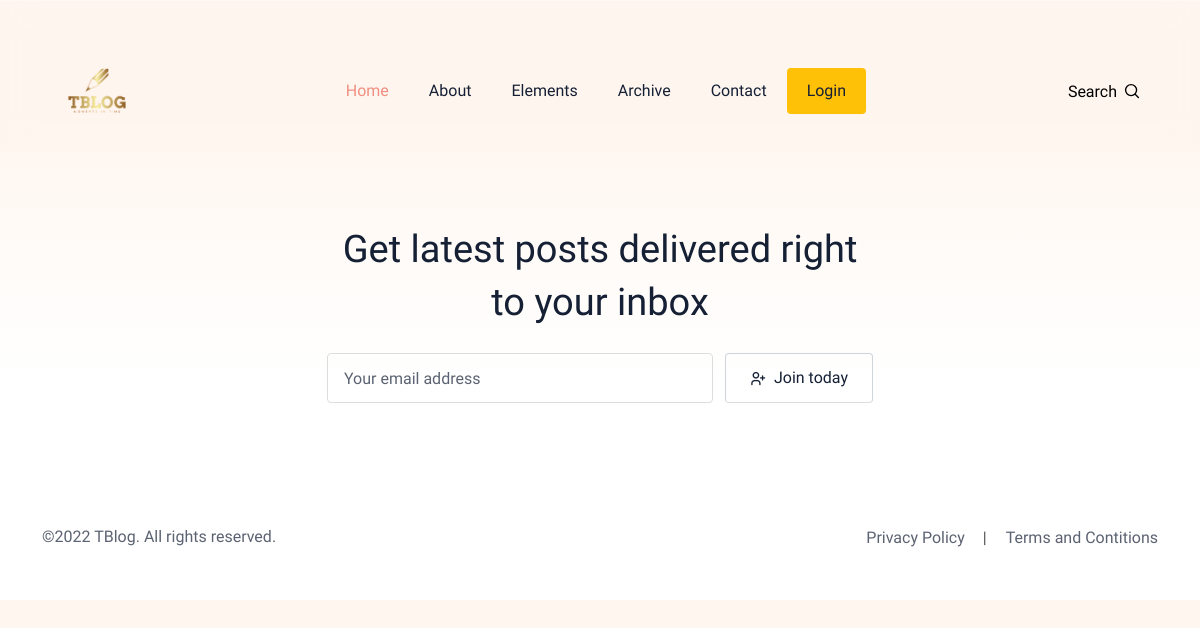
/blog/how-to-build-healthy-habbits-that-stick/, run on an earlier commit of the app's database.
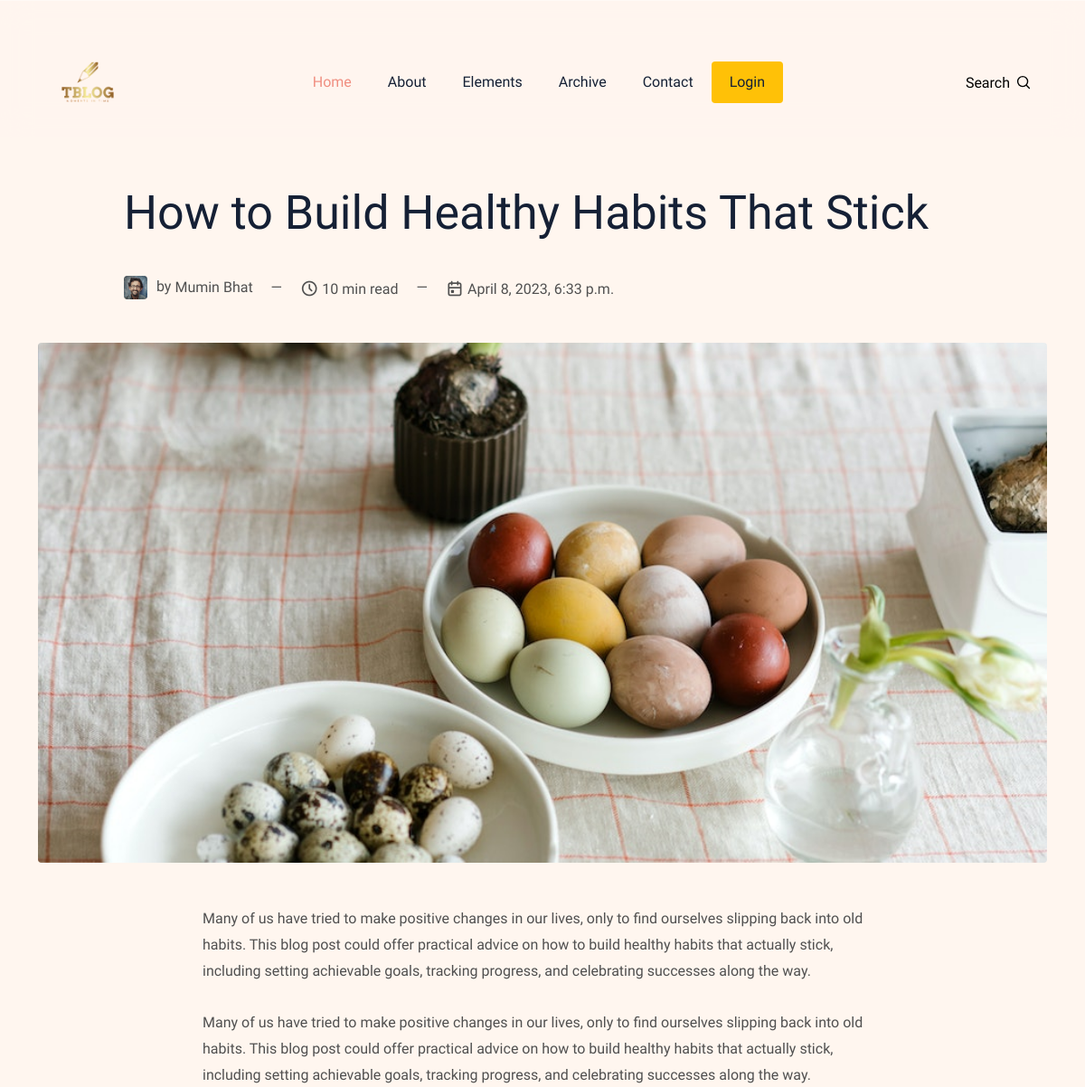
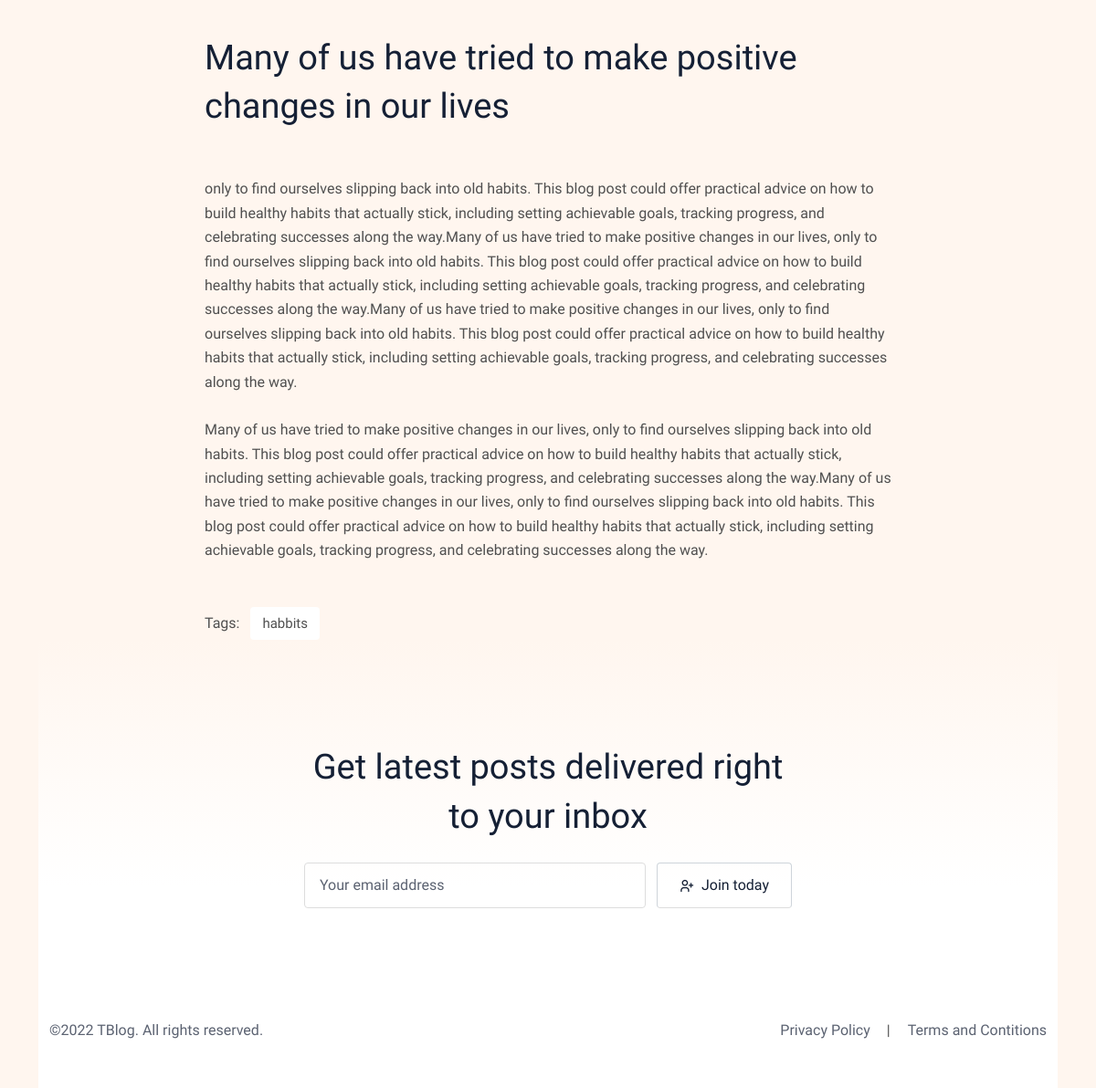
And on a later commit of the database (2 pictures, top to bottom).
### blog/models.py (models this page shows, shortened)
class Blog(models.Model):
    sno = models.AutoField(primary_key=True)
    slug = models.CharField(max_length=250,
                            unique=True)
    title = models.CharField(max_length=255)
    author = models.CharField(max_length=255)
    read_time = models.IntegerField()
    publish = models.DateTimeField(default=timezone.now)
    hero_image = models.ImageField(blank=True)
    content = models.TextField()
    tags = models.CharField(max_length=100)

### blog/views.py (the view)
# urls.py: path('blog/<slug:slug>/', views.blogPost),
def blogPost(request, slug):
    if request.method == "POST":
        email = request.POST['nwseml']
        newsletter = Newsletter(email=email)
        newsletter.save()
    post = Blog.objects.filter(slug=slug)
    context = {'post' : post}
    return render(request, 'blog.html', context)

### blog/templates/blog.html
{% load static %}
{% include "header.html" %}
{% for content in post %}
<section class="section-sm pb-0">
  <div class="container">
    <div class="row justify-content-center">
      <div class="col-lg-10">
        <div class="mb-5">
          <h3 class="h1 mb-4 post-title">{{content.title}}</h3>
          <ul class="card-meta list-inline mb-2">
            <li class="list-inline-item mt-2">
              <a href="" class="card-meta-author" title="Read all posts by -"{{content.author}}>
                <img class="w-auto" src="{%static 'images/author-thomas-macaulay.jpg' %}" alt="{{content.author}}" width="26" height="26"> by <span>{{content.author}}</span>
              </a>
            </li>
            <li class="list-inline-item mt-2">&mdash;</li>
            <li class="list-inline-item mt-2">
              <i class="ti ti-clock"></i>
              <span>{{content.read_time}} min read</span>
            </li>
            <li class="list-inline-item mt-2">&mdash;</li>
            <li class="list-inline-item mt-2">
              <i class="ti ti-calendar-event"></i>
              <span>{{content.publish}}</span>
            </li>
          </ul>
        </div>
      </div>
      <div class="col-lg-12">
        <div class="mb-5 text-center">
          <img class="w-100 h-auto rounded" src="{{content.hero_image.url}}" alt="What does it take to create an object that travels at 1% the speed of light?" width="970" height="500">
        </div>
      </div>
      <div class="col-lg-8 post-content-block order-0 order-lg-2">
        <div class="content">
          <p>{{content.content|safe}}</p>
        </div>
        <ul class="post-meta-tag list-unstyled list-inline mt-5">
          <li class="list-inline-item">Tags: </li>
          <li class="list-inline-item"><a class="bg-white" href="">{{content.tags}}</a></li>
        </ul>
      </div>
    </div>
    {% endfor %}
{% include "footer.html" %}

### home/templates/header.html (shortened to what this page needs)
{% load static %}
<!DOCTYPE html>
<html lang="en-US">
<head>
  <link rel="stylesheet" href="{%static 'css/bootstrap-bootstrap.min.css' %}">
  <link rel="stylesheet" href="{%static 'css/tabler-icons-tabler-icons.min.css' %}">
  <link rel="stylesheet" href="{%static 'css/css-style.css' %}">
</head>
<body>
<div class="header-height-fix"></div>
<header class="header-nav">
  <div class="container">
    <div class="row">
      <div class="col-12">
        <nav class="navbar navbar-expand-lg navbar-light p-0">
          <a class="navbar-brand font-weight-bold mb-0" href="/" title="TBlog">
            <img class="img-fluid" width="110" height="35" src="{% static 'images/images-logo.png' %}" alt="TBlog">
          </a>
          <div class="collapse navbar-collapse" id="navHeader">
            <ul class="navbar-nav mx-auto">
              <li class="nav-item active">
                <a class="nav-link" href="/">Home</a>
              </li>
              <li class="nav-item @@about">
                <a class="nav-link" href="">About</a>
              </li>
              <li class="nav-item @@elements">
                <a class="nav-link" href="">Elements</a>
              </li>
              <li class="nav-item @@archive">
                <a class="nav-link" href="">Archive</a>
              </li>
              <li class="nav-item @@contact">
                <a class="nav-link" href={%url 'contact'%}>Contact</a>
              </li>
              <li class="nav-item @@login">
                <a class="nav-link btn-warning" href="/admin">Login</a>
              </li>
            </ul>
            <div class="navbar-right d-none d-lg-inline-block">
              <ul class="social-links list-unstyled list-inline">
                <li class="list-inline-item ms-4 d-none d-lg-inline-block">
                  <button class="search-toggle" data-toggle="search" aria-label="Search Toggle">
                    <span>Search</span>
                  </button>
                </li>
              </ul>
            </div>
          </div>
        </nav>
      </div>
    </div>
  </div>
</header>

### home/templates/footer.html (shortened to what this page needs)
{% load static %}
<footer>
    <div class="container">
      <div class="section">
        <div class="row justify-content-center align-items-center">
          <div class="col-xl-6 col-lg-8 col-md-10">
            <div class="newsletter-block">
              <h2 class="section-title text-center mb-4">Get latest posts delivered right to your inbox</h2>
              <form action="#!" method="post" novalidate>
                <div class="input-group flex-column flex-sm-row flex-nowrap flex-sm-nowrap">
                  <input type="email" name="nwseml" class="form-control required email w-auto text-center text-sm-start" placeholder="Your email address" aria-label="Subscription" required>
                  <div class="input-group-append d-flex d-sm-inline-block mt-2 mt-sm-0 ms-0 w-auto">
                    <button type="submit" name="subscribe" id="mc-embedded-subscribe" class="input-group-text w-100 justify-content-center" aria-label="Subscription Button"><i class="ti ti-user-plus me-2"></i> Join today</button>
                  </div>
                </div>
              </form>
            </div>
          </div>
        </div>
      </div>
      <div class="pb-5">
        <div class="row g-2 g-lg-4 align-items-center">
          <div class="col-lg-6 text-center text-lg-start">
            <p class="mb-0 copyright-text content">&copy;2022 TBlog. All rights reserved.</p>
          </div>
          <div class="col-lg-6 text-center text-lg-end">
            <ul class="list-inline footer-menu">
              <li class="list-inline-item m-0"><a href="">Privacy Policy</a></li>
              <li class="list-inline-item m-0"><a href="">Terms and Contitions</a></li>
            </ul>
          </div>
        </div>
      </div>
    </div>
  </footer>
  </body></html>

### static/css/css-style.css (style rules this page uses)
.h1,h1 { font-size:64px }
@media (max-width:1399px) { .h1,h1 { font-size:52px } }
.h2,h2 { font-size:38px }
.h3,h3 { font-size:30px }
.h1,.h2,.h3,.h4,.h5,.h6,h1,h2,h3,h4,h5,h6 { line-height:1.4;font-family:"Crete Round",serif;color:#152035 }
a { color:#000;transition:all .3s;text-decoration:none }
li,ul { padding:0;margin:0;list-style-position:inside }
body { color:#505050;background-color:#fff6ef;font-family:"Work Sans",sans-serif;font-size:16px;line-height:1.65 }
p { line-height:1.8 }
.section { padding:120px 0 }
.section-sm { padding:90px 0 }
.section-title { position:relative;margin-bottom:80px }
.content * { word-break:break-word;overflow-wrap:break-word;margin-bottom:25px }
.content :first-child { margin-top:0 }
.content h1,.content h2,.content h3,.content h4,.content h5,.content h6 { margin-top:35px }
.form-control { padding:0;border:0;border:1px solid #ddd;transition:.3s ease;padding:12px 16px }
.form-control:not(textarea) { height:50px }
.input-group-text { background-color:transparent;border-bottom:1px solid #ddd;border-radius:0!important;transition:.3s ease }
.btn,.card-meta .card-meta-author img,.card.post-card .post-image::before,.content blockquote,.content img,.content pre,.disqus-comment .block,.form-control,.newsletter-block .input-group-text,.post-meta-tag a,.rounded,.search-results::-webkit-scrollbar-thumb,.search-results::-webkit-scrollbar-track,.search-toggle,.social-share li,footer .icon-box a,header .dropdown-item,header .nav-item .nav-link { border-radius:4px!important }
footer { background:#fff;background:linear-gradient(180deg,#fff6ef 0,#fff 55%) }
footer .section-title { margin-top:-7px }
.footer-menu li { position:relative }
.footer-menu li::after { content:"|";margin-right:15px;margin-left:18px }
.footer-menu li:last-child::after { display:none }
.footer-menu li a { color:rgba(21,32,53,.7) }
.copyright-text { color:rgba(21,32,53,.7) }
.header-height-fix { height:110px }
header { position:fixed;width:100%;top:0;left:0;z-index:1000;background-color:#fff6ef;padding:50px 0 20px;transition:.4s cubic-bezier(.2,1,.2,1);background-color:rgba(255,246,239,.9);-webkit-backdrop-filter:blur(16px);backdrop-filter:blur(16px) }
header .nav-item.active .nav-link { color:#f08e80!important }
header .nav-item .nav-link { color:#152035!important;padding:10px 20px!important }
.search-toggle { background-color:transparent;border:0;transition:.3s ease;padding:0 15px 0 20px;height:42px }
.search-toggle span { vertical-align:middle }
.post-title { color:#152035;transition:.3s }
.card-meta>li { line-height:1;vertical-align:middle }
.card-meta>li i { font-size:20px;vertical-align:bottom }
.card-meta a { color:#505050 }
.card-meta .list-inline-item:not(:last-child) { margin-right:1rem }
.card-meta .card-meta-author { display:inline-block }
.card-meta .card-meta-author span { transition:.2s }
.card-meta .card-meta-author img { height:26px;margin-right:6px }
.card-meta .card-meta-author span { vertical-align:middle }
.post-content-block { width:calc(83.33333334% - 174px) }
.post-meta-tag a { display:inline-block;background-color:#f7f8fa;color:#505050;padding:6px 13px;font-size:15px }
.newsletter-block .form-control,.newsletter-block .input-group-text { background-color:transparent }
.newsletter-block .form-control { margin-right:12px }
.newsletter-block .input-group-text { padding:0 1.5rem;height:50px }
.newsletter-block ::placeholder { color:rgba(21,32,53,.7) }
.newsletter-block button.input-group-text { color:#152035 }

What changed in the data, as far as the page shows it:
added Blog: title "How to Build Healthy Habits That Stick", author "Mumin Bhat", read_time "10", publish "April 8, 2023, 6:33 p.m.", hero_image (picture), content "Many of us have tried to make positive changes in our lives, only to find ourselves slipping back into old habits. This blog post could offer practical advice on how to build healthy habits that actually stick, including setting achievable goals, tracking progress, and celebrating successes along the way. Many of us have tried to make positive changes in our lives, only to find ourselves slipping back into old habits. This blog post could offer practical advice on how to build healthy habits that actually stick, including setting achievable goals, tracking progress, and celebrating successes along the way. Many of us have tried to make positive changes in our lives only to find ourselves…", tags "habbits"
